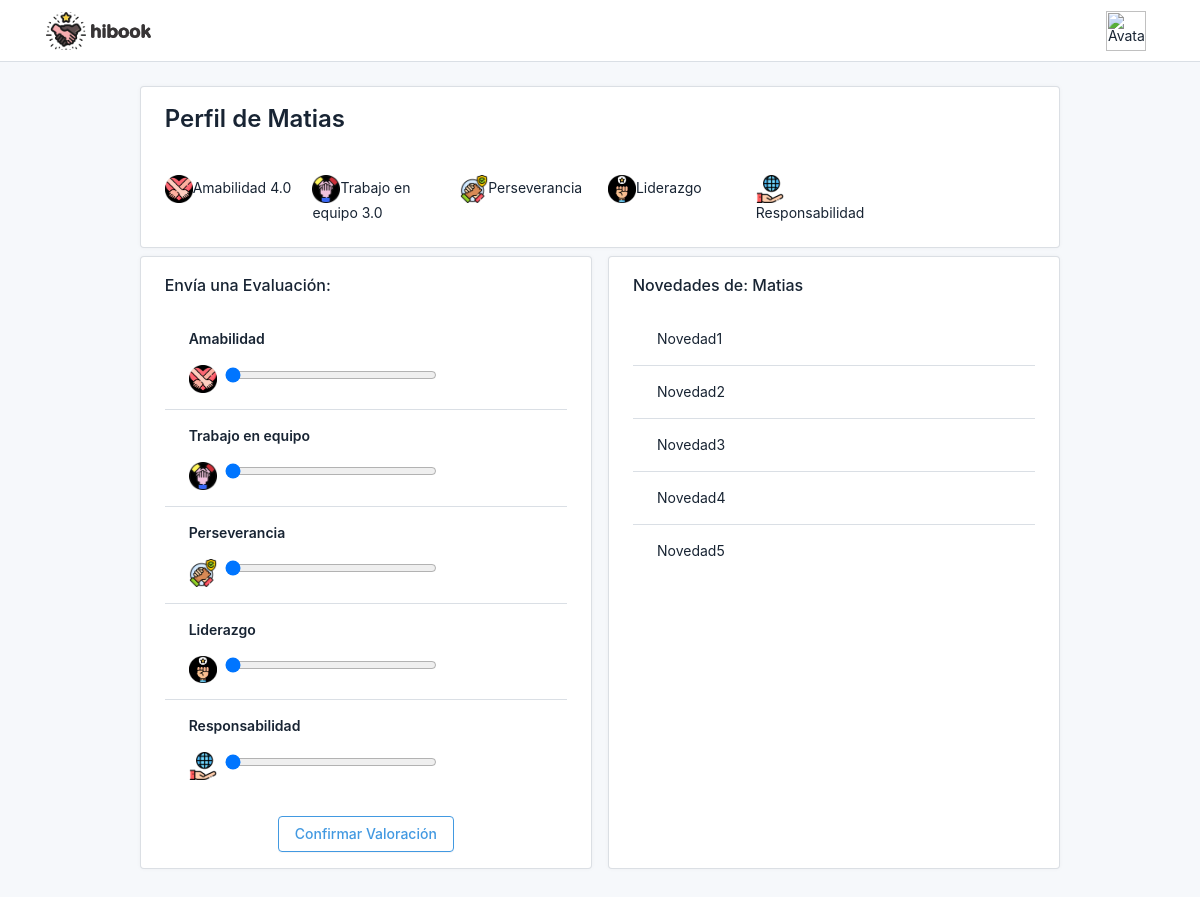
/index.php/usuario/detalle_usuario?id=1, run on the app's committed database.
### tables this page shows
CREATE TABLE `usuarios` (
  `usuario_id` int(10) UNSIGNED NOT NULL,
  `usuario` text NOT NULL,
  `nombre` text NOT NULL,
  `apellido` text NOT NULL,
  `email` text NOT NULL,
  `password` text NOT NULL,
  `rol_id` tinyint(4) NOT NULL,
  `estado` tinyint(4) NOT NULL DEFAULT 1,
  `avatar` text NOT NULL
);

CREATE TABLE `estadisticas` (
  `estadistica_id` int(11) NOT NULL,
  `nombre` text NOT NULL,
  `color` text NOT NULL,
  `icono` text NOT NULL,
  `descripcion` text NOT NULL,
  `estado` tinyint(4) NOT NULL DEFAULT 1
);

### application/controllers/Usuario.php (called while the page is built, shortened)
<?php
class Usuario extends CI_Controller {
	public function detalle_usuario(){
		$this->load->section('navbar', 'navbar');
		$this->load->model('usuarios_model');
		$this->load->model('caracteristicas_model');
		$this->load->model('valoraciones_model');
		$id_usuario = $this->input->get('id');
		if ($aux_estad=$this->valoraciones_model->traer_estadisticas_usuario($id_usuario)){
			$data["estadisticas_usuario"] = $aux_estad;
		}
		$data["caracteristicas"] = $this->caracteristicas_model->listar();
		$data["usuario"] = $this->usuarios_model->obtener_por_id($id_usuario);
		$this->load->section('navbar', 'navbar');
		$this->load->view('usuario/usuario',$data);
	}
}

### index.php (called while the page is built, shortened)
<?php
require_once BASEPATH.'core/CodeIgniter.php';

### application/models/usuarios_model.php (called while the page is built, shortened)
<?php
class usuarios_model extends CI_Model{
    protected $table= "usuarios";
    protected $pk= "usuario_id";
    public function default_select(){
        $this->db->select($this->table.".*");
    }
    public function default_join(){
        $this->db->join("roles", $this->table.".rol_id= roles.rol_id", "inner");
        $this->db->join("perfiles", $this->table.".".$this->pk."= perfiles.usuario_id", "left");
    }
    public function obtener_por_id($user_id) {
        $this->db->where($this->table.".".$this->pk, $user_id);
        return $this->db->get($this->table)->row_array();
    }
}
?>

### application/models/caracteristicas_model.php (called while the page is built, shortened)
<?php
    class caracteristicas_model extends CI_Model
    {
        protected $table= "estadisticas";
        public function default_select(){
            $this->db->select($this->table.".*");
        }
        public function listar()
        {
            return $this->db->get($this->table)->result();
        }
    }
?>

### application/models/valoraciones_model.php (called while the page is built, shortened)
<?php
class valoraciones_model extends CI_Model{
    protected $table= "valoraciones";
    public function traer_estadisticas_usuario($usuario_id= 0){
        if ($usuario_id > 0){
            $this->db->select("estadisticas.nombre, ROUND(AVG(". $this->table .".valoracion), 1) as promedio_valoracion");
            $this->db->from($this->table);
            $this->db->join("estadisticas", $this->table . ".estadistica_id = estadisticas.estadistica_id", "inner");
            $this->db->where("valoraciones.usuario_id", $usuario_id);
            $this->db->group_by("valoraciones.estadistica_id");
            $query = $this->db->get();
            if ($query->num_rows() > 0) {
                $result= $query->result_array();
                return $result;
            }
        }
        return false;
    }
}
?>

### application/views/usuario/usuario.php (the view, shortened to what this page needs)
<div class="page">
    <div class="page-wrapper">
        <div class="page-body">
            <div class="container-xl">
                <div class="row row-deck row-cards">
                    <div class="col-10 offset-1">
                        <div class="card">
                            <div class="card-body" style="height: 10rem">
                                <h1>Perfil de <?php echo $usuario["nombre"]; ?></h1>
                                <div class="row py-4">
                                    <?php
                                    if(isset($caracteristicas)){
                                        foreach ($caracteristicas as $c){
                                            ?>
                                        <div class="col-2">
                                            <img src=<?php echo (base_url($c->icono)); ?> style="width:2em;"/><?php echo $c->nombre; ?> </img>
                                                <?php
                                                if(isset($estadisticas_usuario)){
                                                    foreach($estadisticas_usuario as $est_us){
                                                        if ($est_us["nombre"] == $c->nombre){
                                                            $promedio = $est_us["promedio_valoracion"];
                                                            echo $promedio;
                                                        }
                                                    }
                                                }
                                                ?>
                                        </div>
                                        <?php
                                        }
                                    }
                                    ?>
                                </div>
                            </div>
                        </div>
                    </div>
                </div>
                <div class="row row-deck row-cards py-2">
                    <div class="col-5 offset-1">
                        <div class="card">
                            <div class="card-body" style="height: 100%">
                                <p class="card-title">Envía una Evaluación:</p>
                                <?php
                                if(isset($caracteristicas)){
                                    foreach ($caracteristicas as $c){
                                        ?>
                                        <div class="card-body">
                                            <h4><?php echo ($c->nombre); ?></h4>
                                            <img src=<?php echo (base_url($c->icono)); ?> style="width:2em;"/></img>
                                            <input class="mx-1" type="range" name=<?php echo ($c->nombre); ?> min="0" max="5" step="1" value="0" style="width:60%;"/>
                                        </div>
                                        <?php
                                    }
                                }
                                ?>
                                <br><div align="center"><a href="#" class="btn btn-outline-info" id="btnConfirmarValoracion">Confirmar Valoración</a></div>
                            </div>
                        </div>
                    </div>
                    <div class="col-5">
                        <div class="card">
                            <div class="card-body" style="height: 100%">
                                <p class="card-title">Novedades de: <?php echo $usuario["nombre"]; ?></p>
                                <ul class="list-group list-group-flush" id="listaNovedades">
                                <li class="list-group-item" id="novedad">Novedad1</li>
                                <li class="list-group-item">Novedad2</li>
                                <li class="list-group-item">Novedad3</li>
                                <li class="list-group-item">Novedad4</li>
                                <li class="list-group-item">Novedad5</li>
                                </ul>
                            </div>
                        </div>
                    </div>
                </div>
            </div>
        </div>
    </div>
</div>

### data on the page
usuarios: nombre "Matias"
estadisticas: icono (picture), nombre "Amabilidad", promedio "4.0"
estadisticas: icono (picture), nombre "Trabajo en equipo", promedio "3.0"
estadisticas: icono (picture), nombre "Perseverancia"
estadisticas: icono (picture), nombre "Liderazgo"
estadisticas: icono (picture), nombre "Responsabilidad"
